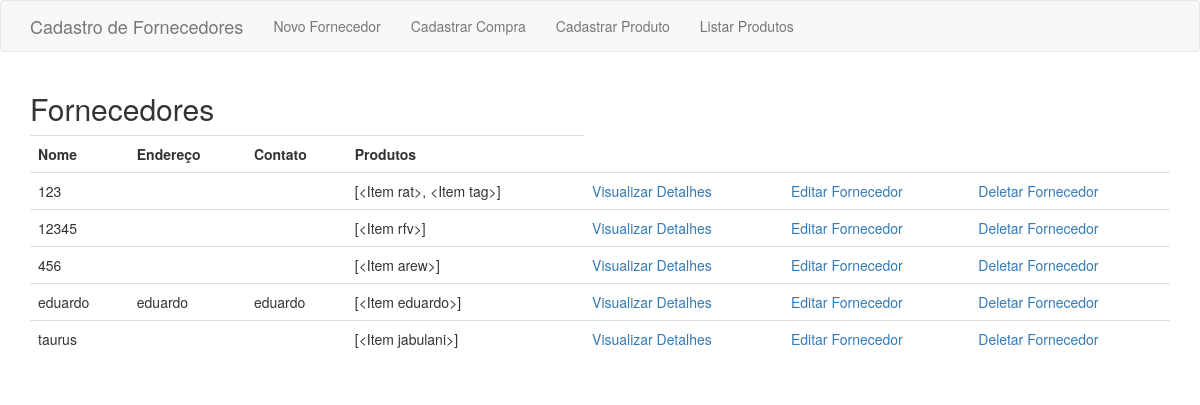
The page /index on the database as committed earlier.
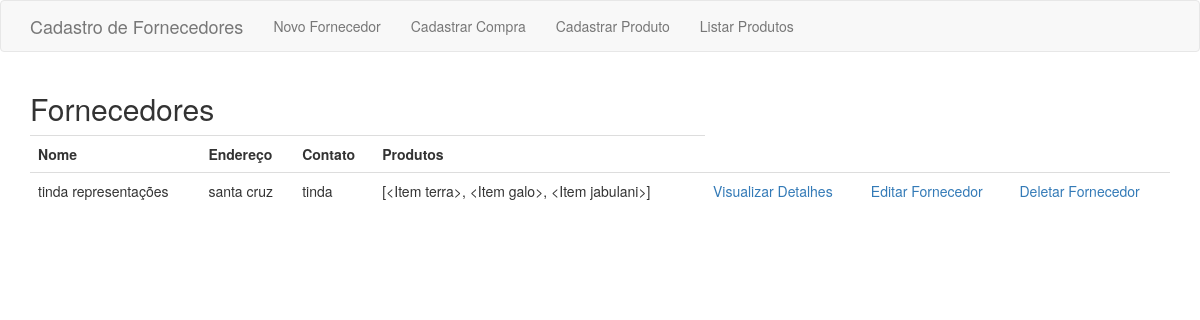
The same page on the database as committed later.
### app/models.py (models this page shows, shortened)
class Supplier(db.Model):
    id = db.Column(db.Integer, primary_key=True)
    name = db.Column(db.String(64), index=True, unique=True)
    address = db.Column(db.String(256), index=True)
    status = db.Column(db.Integer, index=True)
    contacts = db.Column(db.String(256))
    portfolio = db.relationship('Item', secondary=stock, lazy='subquery',
                                backref=db.backref('suppliers', lazy=True))
    orders = db.relationship('Order', backref='supplier', lazy='dynamic')

class Item(db.Model):
    id = db.Column(db.Integer, primary_key=True)
    name = db.Column(db.String(64), index=True, unique=True)
    def __repr__(self):
        return '<Item {}>'.format(self.name)

### app/routes.py (the view)
@app.route('/')
@app.route('/index')
def index():
    suppliers = Supplier.query.filter(Supplier.status != Status.DELETED).order_by('name')
    return render_template('index.html', title='Fornecedores', the_data=suppliers)

### app/templates/index.html
{% extends 'base.html' %}
{% block app_content %}
<h2>{{ title }}</h2>
<table class="table table-hover">
    <tr>
        <th>Nome</th>
        <th>Endereço</th>
        <th>Contato</th>
        <th>Produtos</th>
    </tr>
    {% for supplier in the_data %}
        <tr>
            <td>{{supplier.name}}</td>
            <td>{{supplier.address}}</td>
            <td>{{supplier.contacts}}</td>
            <td>{{supplier.portfolio}}</td>
            <td><a href="{{ url_for('detail_supplier', suppliername=supplier.name) }}">Visualizar Detalhes</a></td>
            <td><a href="{{ url_for('edit_supplier', suppliername=supplier.name) }}">Editar Fornecedor</a></td>
            <td><a href="{{ url_for('delete_supplier', suppliername=supplier.name) }}">Deletar Fornecedor</a></td>
        </tr>
    {% endfor %}
</table>
{% endblock %}

### app/templates/base.html (shortened to what this page needs)
{% extends 'bootstrap/base.html' %}
{% block navbar %}
        <nav class="navbar navbar-default">
        <div class="container">
            <div class="navbar-header">
                <a class="navbar-brand" href="{{ url_for('index') }}">Cadastro de Fornecedores</a>
            </div>
            <div class="collapse navbar-collapse" id="bs-example-navbar-collapse-1">
                <ul class="nav navbar-nav">
                    <li><a href="{{ url_for('new_supplier') }}">Novo Fornecedor</a></li>
                    <li><a href="{{ url_for('pre_order') }}">Cadastrar Compra</a></li>
                    <li><a href="{{ url_for('new_item') }}">Cadastrar Produto</a></li>
                    <li><a href="{{ url_for('list_items') }}">Listar Produtos</a></li>
                </ul>
            </div>
        </div>
    </nav>
{% endblock %}
{% block content %}
    <div class="container">
        {% block app_content %}{% endblock %}
    </div>
{% endblock %}

Rows that differ between the two databases and show on the page:
removed Supplier: name "123", portfolio "[<Item rat>, <Item tag>]"
removed Supplier: name "12345", portfolio "[<Item rfv>]"
removed Supplier: name "456", portfolio "[<Item arew>]"
removed Supplier: name "eduardo", address "eduardo", contacts "eduardo", portfolio "[<Item eduardo>]"
removed Supplier: name "taurus", portfolio "[<Item jabulani>]"
now on this page (row edited): Supplier: name "tinda representações", address "santa cruz", contacts "tinda", portfolio "[<Item terra>, <Item galo>, <Item jabulani>]"
